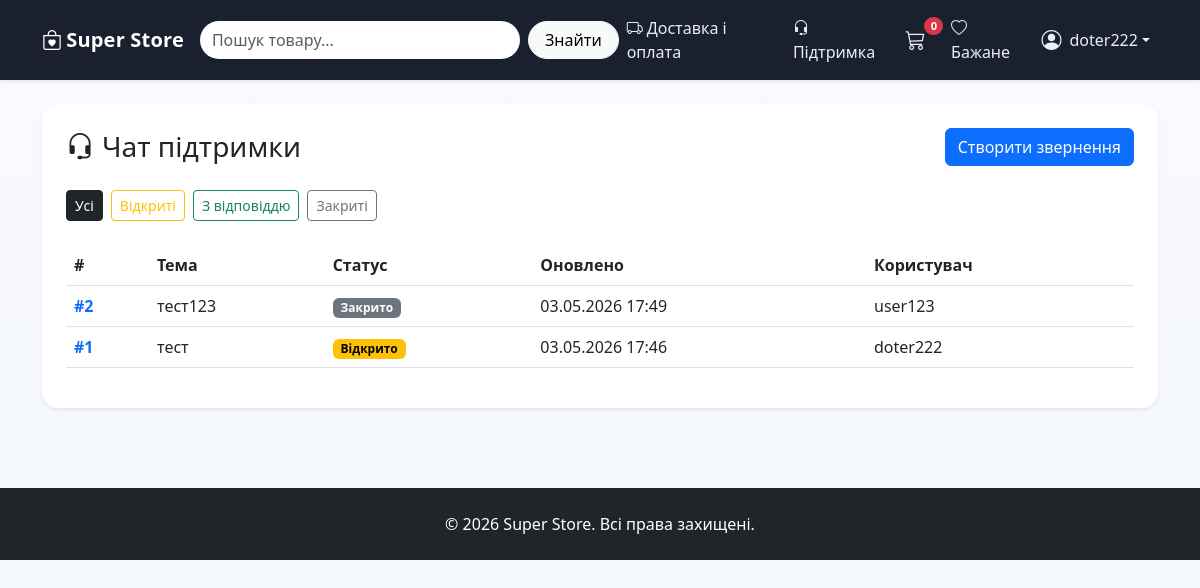
Page /support/ (signed in) on the committed database.
### support/models.py (models this page shows, shortened)
class SupportTicket(models.Model):
    STATUS_OPEN = "open"
    STATUS_ANSWERED = "answered"
    STATUS_CLOSED = "closed"
    STATUS_CHOICES = [
        (STATUS_OPEN, "Відкрито"),
        (STATUS_ANSWERED, "Є відповідь"),
        (STATUS_CLOSED, "Закрито"),
    ]
    user = models.ForeignKey(
        settings.AUTH_USER_MODEL,
        on_delete=models.CASCADE,
        related_name="support_tickets",
    )
    subject = models.CharField("Тема", max_length=180)
    status = models.CharField(max_length=20, choices=STATUS_CHOICES, default=STATUS_OPEN)
    created_at = models.DateTimeField(auto_now_add=True)
    updated_at = models.DateTimeField(auto_now=True)
    class Meta:
        ordering = ["-updated_at"]
        verbose_name = "Тікет підтримки"
        verbose_name_plural = "Тікети підтримки"

### support/views.py (the view)
# urls.py: path("", views.ticket_list, name="ticket_list"),
@login_required
def ticket_list(request):
    tickets = SupportTicket.objects.all() if request.user.is_staff else SupportTicket.objects.filter(user=request.user)
    status_filter = request.GET.get("status", "all")
    if status_filter in {SupportTicket.STATUS_OPEN, SupportTicket.STATUS_ANSWERED, SupportTicket.STATUS_CLOSED}:
        tickets = tickets.filter(status=status_filter)
    return render(
        request,
        "support/ticket_list.html",
        {"tickets": tickets, "status_filter": status_filter},
    )

### cart/cart.py (called while the page is built)
    def __len__(self):
        return sum(item['quantity'] for item in self.cart.values())

### cart/context_processors.py (called while the page is built)
def cart(request):
    return {"cart": Cart(request)}

### support/templates/support/ticket_list.html (shortened to what this page needs)
{% extends "base.html" %}
{% block content %}
<div class="container">
    <div class="card border-0 shadow-sm rounded-4">
        <div class="card-body p-4">
            <div class="d-flex justify-content-between align-items-center mb-4">
                <h3 class="mb-0"><i class="bi bi-headset me-2"></i>Чат підтримки</h3>
                <a href="{% url 'support:ticket_create' %}" class="btn btn-primary">Створити звернення</a>
            </div>
            <div class="mb-4 d-flex flex-wrap gap-2">
                <a class="btn btn-sm {% if status_filter == 'all' %}btn-dark{% else %}btn-outline-dark{% endif %}" href="{% url 'support:ticket_list' %}?status=all">Усі</a>
                <a class="btn btn-sm {% if status_filter == 'open' %}btn-warning{% else %}btn-outline-warning{% endif %}" href="{% url 'support:ticket_list' %}?status=open">Відкриті</a>
                <a class="btn btn-sm {% if status_filter == 'answered' %}btn-success{% else %}btn-outline-success{% endif %}" href="{% url 'support:ticket_list' %}?status=answered">З відповіддю</a>
                <a class="btn btn-sm {% if status_filter == 'closed' %}btn-secondary{% else %}btn-outline-secondary{% endif %}" href="{% url 'support:ticket_list' %}?status=closed">Закриті</a>
            </div>
            {% if tickets %}
                <div class="table-responsive">
                    <table class="table align-middle">
                        <thead>
                            <tr>
                                <th>#</th>
                                <th>Тема</th>
                                <th>Статус</th>
                                <th>Оновлено</th>
                                {% if user.is_staff %}<th>Користувач</th>{% endif %}
                            </tr>
                        </thead>
                        <tbody>
                            {% for ticket in tickets %}
                                <tr>
                                    <td><a href="{% url 'support:ticket_detail' ticket.id %}" class="text-decoration-none fw-semibold">#{{ ticket.id }}</a></td>
                                    <td>{{ ticket.subject }}</td>
                                    <td>
                                        {% if ticket.status == "open" %}
                                            <span class="badge text-bg-warning">Відкрито</span>
                                        {% elif ticket.status == "answered" %}
                                            <span class="badge text-bg-success">Є відповідь</span>
                                        {% else %}
                                            <span class="badge text-bg-secondary">Закрито</span>
                                        {% endif %}
                                    </td>
                                    <td>{{ ticket.updated_at|date:"d.m.Y H:i" }}</td>
                                    {% if user.is_staff %}<td>{{ ticket.user.username }}</td>{% endif %}
                                </tr>
                            {% endfor %}
                        </tbody>
                    </table>
                </div>
            {% else %}
                <div class="text-center py-5">
                    <div class="display-6 mb-3">💬</div>
                    <p class="text-muted">Ще немає звернень до підтримки.</p>
                </div>
            {% endif %}
        </div>
    </div>
</div>
{% endblock %}

### templates/base.html (shortened to what this page needs)
<!DOCTYPE html>
<html lang="uk">
<head>
    <link href="https://cdn.jsdelivr.net/npm/bootstrap@5.3.0/dist/css/bootstrap.min.css" rel="stylesheet">
    <link rel="stylesheet" href="https://cdn.jsdelivr.net/npm/bootstrap-icons@1.11.0/font/bootstrap-icons.css">
</head>
<body>
    <nav class="navbar navbar-expand-lg navbar-dark navbar-custom mb-4 shadow-sm">
        <div class="container">
            <a class="navbar-brand" href="{% url 'products:product_list' %}">
                <i class="bi bi-bag-heart me-1"></i>Super Store
            </a>
            <div class="collapse navbar-collapse" id="navbarNav">
                <form class="d-flex mx-auto my-3 my-lg-0" method="get" action="{% url 'products:product_list' %}">
                    <input class="form-control me-2 search-input" type="search" name="q"
                           placeholder="Пошук товару..." value="{{ query|default:'' }}">
                    <button class="btn btn-light search-btn" type="submit">Знайти</button>
                </form>
                <ul class="navbar-nav ms-auto align-items-lg-center">
                    <li class="nav-item">
                        <a class="nav-link" href="{% url 'products:shipping_payment' %}">
                            <i class="bi bi-truck me-1"></i>Доставка і оплата
                        </a>
                    </li>
                    <li class="nav-item">
                        <a class="nav-link" href="{% url 'support:ticket_list' %}">
                            <i class="bi bi-headset me-1"></i>Підтримка
                        </a>
                    </li>
                    <li class="nav-item">
                        <a class="nav-link cart-link" href="{% url 'cart:cart_detail' %}" id="cart-icon">
                            <i class="bi bi-cart3 fs-5"></i>
                            <span class="badge bg-danger cart-badge" id="cart-count">{{ cart|length }}</span>
                        </a>
                    </li>
                    {% if user.is_authenticated %}
                        <li class="nav-item">
                            <a class="nav-link" href="{% url 'products:wishlist_list' %}">
                                <i class="bi bi-heart me-1"></i>Бажане
                            </a>
                        </li>
                        <li class="nav-item dropdown">
                            <a class="nav-link dropdown-toggle d-flex align-items-center" href="#"
                               id="userDropdown" role="button" data-bs-toggle="dropdown">
                                <i class="bi bi-person-circle me-2 fs-5"></i>{{ user.username }}
                            </a>
                        </li>
                    {% else %}
                        <li class="nav-item"><a class="nav-link" href="{% url 'accounts:login' %}"><i class="bi bi-box-arrow-in-right me-1"></i>Вхід</a></li>
                        <li class="nav-item"><a class="nav-link" href="{% url 'accounts:register' %}"><i class="bi bi-person-plus me-1"></i>Реєстрація</a></li>
                    {% endif %}
                </ul>
            </div>
        </div>
    </nav>
    <main class="site-container">
        {% block content %}{% endblock %}
    </main>
    <footer class="bg-dark text-white mt-5 py-4">
        <div class="container text-center">
            <p class="mb-0">&copy; 2026 Super Store. Всі права захищені.</p>
        </div>
    </footer>
</body>
</html>

### templates/base.html (style rules this page uses)
:root { --brand-dark: #121726; --brand-accent: #5b8cff; --brand-soft: #edf2ff; }
body { background: linear-gradient(180deg, #f8faff 0%, #f3f6fb 100%); min-height: 100vh; }
.navbar-custom { background: rgba(18, 23, 38, 0.96); backdrop-filter: blur(8px); position: relative; z-index: 1040; }
.navbar-brand { font-weight: 700; letter-spacing: 0.2px; }
.navbar .nav-link { color: #e8ecff; }
.search-input { border-radius: 999px; border: none; min-width: 320px; }
.search-btn { border-radius: 999px; padding-inline: 1rem; }
.cart-link { position: relative; margin-right: 0.6rem; }
.cart-badge { position: absolute; top: 0; right: -10px; font-size: 0.7rem; border-radius: 999px; min-width: 1.2rem; text-align: center; padding: 0.2rem 0.35rem; }
.site-container { padding-bottom: 2rem; }

### rows in the picture
SupportTicket: id "2", subject "тест123", status "Закрито", updated_at "03.05.2026 17:49", user.username "user123"
SupportTicket: id "1", subject "тест", status "Відкрито", updated_at "03.05.2026 17:46", user.username "doter222"

### other values in the picture
{{ cart|length }} "0"
{{ user.username }} "doter222"
